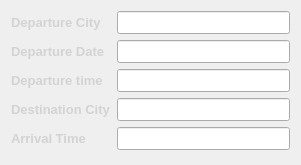
  <widget class="QWidget" name="formLayoutWidget_2">
   <property name="geometry">
    <rect>
     <x>470</x>
     <y>130</y>
     <width>301</width>
     <height>165</height>
    </rect>
   </property>
   <layout class="QFormLayout" name="formLayout_2">
    <item row="0" column="0">
     <widget class="QLabel" name="passengerNameLabel_2">
      <property name="font">
       <font>
        <pointsize>10</pointsize>
        <bold>true</bold>
       </font>
      </property>
      <property name="styleSheet">
       <string notr="true">color:rgb(211, 211, 211)</string>
      </property>
      <property name="text">
       <string>Departure City</string>
      </property>
     </widget>
    </item>
    <item row="0" column="1">
     <widget class="QLineEdit" name="departurecity">
      <property name="font">
       <font>
        <pointsize>10</pointsize>
       </font>
      </property>
      <property name="readOnly">
       <bool>true</bool>
      </property>
     </widget>
    </item>
    <item row="1" column="1">
     <widget class="QLineEdit" name="departuredate">
      <property name="font">
       <font>
        <pointsize>10</pointsize>
       </font>
      </property>
      <property name="readOnly">
       <bool>true</bool>
      </property>
     </widget>
    </item>
    <item row="2" column="0">
     <widget class="QLabel" name="hisHerDateOfBirthLabel_2">
      <property name="font">
       <font>
        <pointsize>10</pointsize>
        <bold>true</bold>
       </font>
      </property>
      <property name="styleSheet">
       <string notr="true">color:rgb(211, 211, 211)</string>
      </property>
      <property name="text">
       <string>Departure time</string>
      </property>
     </widget>
    </item>
    <item row="2" column="1">
     <widget class="QLineEdit" name="departuretime">
      <property name="font">
       <font>
        <pointsize>10</pointsize>
       </font>
      </property>
      <property name="readOnly">
       <bool>true</bool>
      </property>
     </widget>
    </item>
    <item row="3" column="1">
     <widget class="QLineEdit" name="destinationcity">
      <property name="font">
       <font>
        <pointsize>10</pointsize>
       </font>
      </property>
      <property name="readOnly">
       <bool>true</bool>
      </property>
     </widget>
    </item>
    <item row="4" column="0">
     <widget class="QLabel" name="preferenceOfSeatLabel_2">
      <property name="font">
       <font>
        <pointsize>10</pointsize>
        <bold>true</bold>
       </font>
      </property>
      <property name="styleSheet">
       <string notr="true">color:rgb(211, 211, 211)</string>
      </property>
      <property name="text">
       <string>Arrival Time</string>
      </property>
     </widget>
    </item>
    <item row="4" column="1">
     <widget class="QLineEdit" name="arrivaltime">
      <property name="font">
       <font>
        <pointsize>10</pointsize>
       </font>
      </property>
      <property name="readOnly">
       <bool>true</bool>
      </property>
     </widget>
    </item>
    <item row="1" column="0">
     <widget class="QLabel" name="passengerIDLabel_2">
      <property name="font">
       <font>
        <pointsize>10</pointsize>
        <bold>true</bold>
       </font>
      </property>
      <property name="styleSheet">
       <string notr="true">color:rgb(211, 211, 211)</string>
      </property>
      <property name="text">
       <string>Departure Date</string>
      </property>
     </widget>
    </item>
    <item row="3" column="0">
     <widget class="QLabel" name="passangerAgeLabel_2">
      <property name="font">
       <font>
        <pointsize>10</pointsize>
        <bold>true</bold>
       </font>
      </property>
      <property name="styleSheet">
       <string notr="true">color:rgb(211, 211, 211)</string>
      </property>
      <property name="text">
       <string>Destination City</string>
      </property>
     </widget>
    </item>
   </layout>
  </widget>
